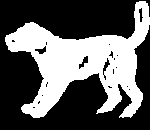
%> input picture implementacoes/PDI/task2/dog-12.gif, 150 x 130 px
$ octave runDilat_Eros.m   (GNU Octave 9; MATLAB toolbox functions it lacks are replaced by stand-ins)
%> lines starting %> are read from the running program, lines starting %| are printed output that depends on the picture; in (x1, y1, x2, y2) boxes, pixels count from 0 and x2, y2 are one past the last pixel; in counts of white or black regions, pixels touching at a corner belong together; the program's own positions count from 1
%> further down, img is the input picture: size 130x150 uint8; 37.5% white; 1 white region, box (x1, y1, x2, y2) and area: (5, 1, 150, 118) 7322
### implementacoes/PDI/task2/imdilate2.m
function [ imgOut ] = imdilate2( imgIn, se )
%> called with se = [1 1 1; 1 1 1; 0 0 0]

% keyboard
[numRow, numCol] = size(imgIn);
%> numRow = 130; numCol = 150
sizeSE = size(se, 2);
tSE = ceil(sizeSE/2);

imgIn = double(imgIn);
imgIn = [zeros(tSE, numCol); imgIn; zeros(tSE, numCol)];
%> imgIn: size 134x150 double; 36.4% white; 1 white region, box (x1, y1, x2, y2) and area: (5, 3, 150, 120) 7322
imgIn = [zeros(numRow+(tSE*2), tSE) imgIn zeros(numRow+(tSE*2), tSE)];
%> imgIn: size 134x154 double; 35.5% white; 1 white region, box (x1, y1, x2, y2) and area: (7, 3, 152, 120) 7322

imgOut = imgIn;
[numRow2, numCol2] = size(imgIn);
%> numRow2 = 134; numCol2 = 154
for i=tSE:numRow2 - tSE + 1
    for j=tSE:numCol2 - tSE + 1

        X = imgIn(i-tSE+1:i+tSE-1,j-tSE+1:j+tSE-1);
        X = X(:);
        imgOut(i, j) = max(X(logical(se(:))));
    end
end
%> imgOut: size 134x154 double; 39.5% white; 1 white region, box (x1, y1, x2, y2) and area: (6, 3, 153, 121) 8141

imgOut = imgOut(tSE+1:numRow+tSE,tSE+1:numCol+tSE);
%> imgOut: size 130x150 double; 41.7% white; 1 white region, box (x1, y1, x2, y2) and area: (4, 1, 150, 119) 8132
imgOut = uint8(imgOut);

end

### implementacoes/PDI/task2/imerode2.m
function [ imgOut ] = imerode2( imgIn, se )
%> called with se = [1 1 1; 1 1 1; 0 0 0]

[numRow, numCol] = size(imgIn);
sizeSE = size(se, 2);
tSE = ceil(sizeSE/2);

imgIn = double(imgIn);
imgIn = [zeros(tSE, numCol); imgIn; zeros(tSE, numCol)];
imgIn = [zeros(numRow+(tSE*2), tSE) imgIn zeros(numRow+(tSE*2), tSE)];

imgOut = imgIn;
[numRow2, numCol2] = size(imgIn);

for i=tSE:numRow2 - tSE + 1
    for j=tSE:numCol2 - tSE + 1

        X = imgIn(i-tSE+1:i+tSE-1,j-tSE+1:j+tSE-1);
        X = X(:);
        imgOut(i, j) = min(X(logical(se(:))));
    end
end
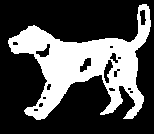
%> imgOut: size 134x154 double; 31% white; 1 white region, box (x1, y1, x2, y2) and area: (8, 4, 151, 120) 6402

imgOut = imgOut(tSE+1:numRow+tSE,tSE+1:numCol+tSE);
%> imgOut: size 130x150 double; 32.8% white; 1 white region, box (x1, y1, x2, y2) and area: (6, 2, 149, 118) 6402
imgOut = uint8(imgOut);

end

### implementacoes/PDI/task2/runDilat_Eros.m
clear; close all; clc

img = imread('dog-12.gif');

%% Elementos estruturantes
se1 = [1 1 1;...
       1 1 1;...
       0 0 0];

se2 = [0 0 1 0 0;...
       0 1 1 1 0;...
       1 1 1 1 1;...
       0 1 1 1 0;...
       0 0 1 0 0];

se3 = [0 1 0;...
       1 1 1;...
       0 1 0];


%% Executa a dilatacao e erosao de se1
imgDilatada1 =  imdilate2(img, se1);
imgErodida1 =  imerode2(img, se1);

%% Executa a dilatacao e erosao de se2
imgDilatada2 =  imdilate2(img, se2);
%> in imdilate2 (call 2), `imgIn = [zeros(tSE, numCol); imgIn; zeros(tSE, numCol)];`: imgIn: size 136x150 double; 35.9% white; 1 white region, box (x1, y1, x2, y2) and area: (5, 4, 150, 121) 7322
%> in imdilate2 (call 2), `imgIn = [zeros(numRow+(tSE*2), tSE) imgIn zeros(numRow+(tSE*2), tSE)];`:
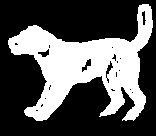
%> imgIn: size 136x156 double; 34.5% white; 1 white region, box (x1, y1, x2, y2) and area: (8, 4, 153, 121) 7322
%> after the loop in imdilate2 (call 2), `for i=tSE:numRow2 - tSE + 1`:
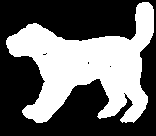
%> imgOut: size 136x156 double; 41.3% white; 1 white region, box (x1, y1, x2, y2) and area: (6, 2, 154, 123) 8763
%> in imdilate2 (call 2), `imgOut = imgOut(tSE+1:numRow+tSE,tSE+1:numCol+tSE);`: imgOut: size 130x150 double; 44.8% white; 1 white region, box (x1, y1, x2, y2) and area: (3, 0, 150, 120) 8732
imgErodida2 =  imerode2(img, se2);
%> after the loop in imerode2 (call 2), `for i=tSE:numRow2 - tSE + 1`:
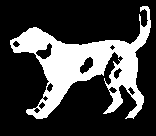
%> imgOut: size 136x156 double; 26.1% white; 1 white region, box (x1, y1, x2, y2) and area: (10, 6, 151, 119) 5532
%> in imerode2 (call 2), `imgOut = imgOut(tSE+1:numRow+tSE,tSE+1:numCol+tSE);`: imgOut: size 130x150 double; 28.4% white; 1 white region, box (x1, y1, x2, y2) and area: (7, 3, 148, 116) 5532

%% Executa a dilatacao e erosao de se3
imgDilatada3 =  imdilate2(img, se3);
%> call 3 of imdilate2, with se = [0 1 0; 1 1 1; 0 1 0]
%> after the loop in imdilate2 (call 3), `for i=tSE:numRow2 - tSE + 1`:
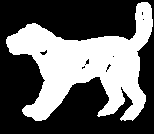
%> imgOut: size 134x154 double; 39.3% white; 1 white region, box (x1, y1, x2, y2) and area: (6, 2, 153, 121) 8117
%> in imdilate2 (call 3), `imgOut = imgOut(tSE+1:numRow+tSE,tSE+1:numCol+tSE);`: imgOut: size 130x150 double; 41.6% white; 1 white region, box (x1, y1, x2, y2) and area: (4, 0, 150, 119) 8109
imgErodida3 =  imerode2(img, se3);
%> call 3 of imerode2, with se = [0 1 0; 1 1 1; 0 1 0]
%> after the loop in imerode2 (call 3), `for i=tSE:numRow2 - tSE + 1`:
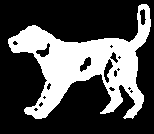
%> imgOut: size 134x154 double; 31.2% white; 1 white region, box (x1, y1, x2, y2) and area: (8, 4, 151, 119) 6445
%> in imerode2 (call 3), `imgOut = imgOut(tSE+1:numRow+tSE,tSE+1:numCol+tSE);`:
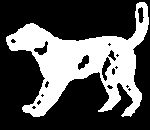
%> imgOut: size 130x150 double; 33.1% white; 1 white region, box (x1, y1, x2, y2) and area: (6, 2, 149, 117) 6445

figure, imshow(img), figure
subplot(2,3,1), imshow(imgDilatada1)
subplot(2,3,2), imshow(imgDilatada2)
subplot(2,3,3), imshow(imgDilatada3)
subplot(2,3,4), imshow(imgErodida1)
subplot(2,3,5), imshow(imgErodida2)
subplot(2,3,6), imshow(imgErodida3)
